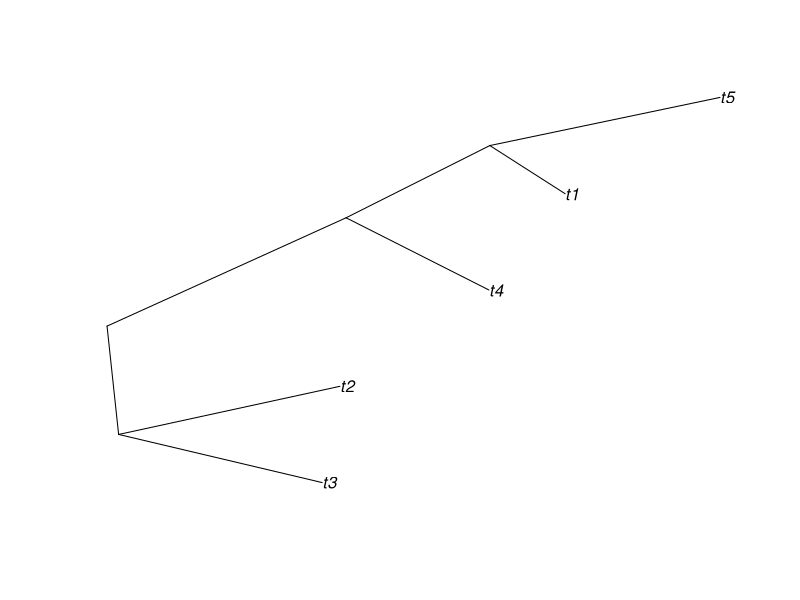
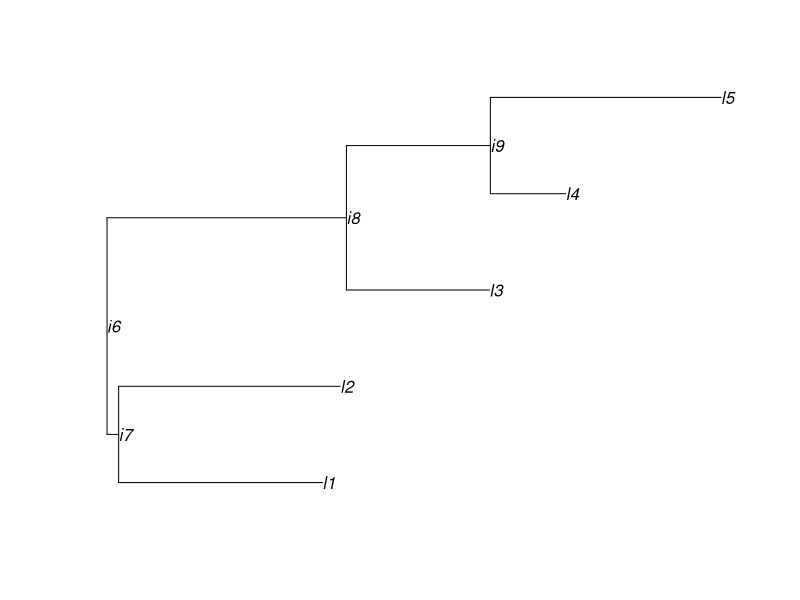
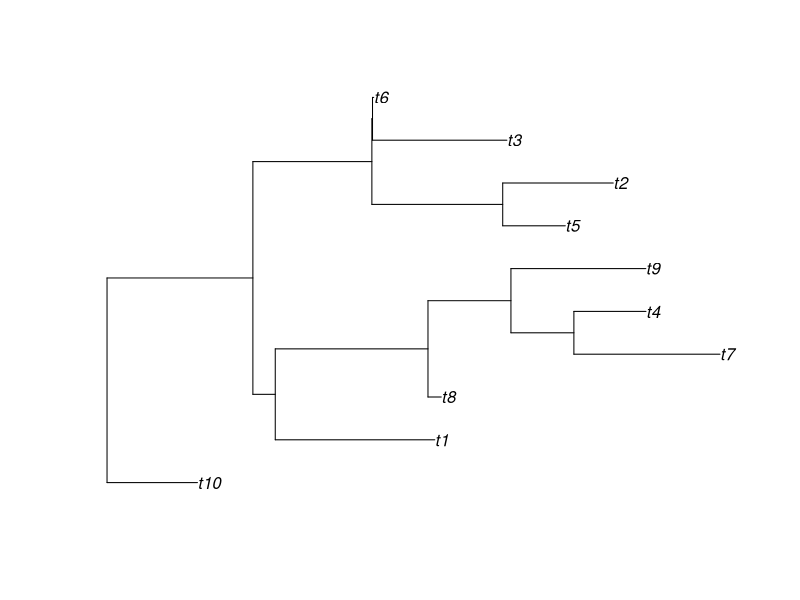
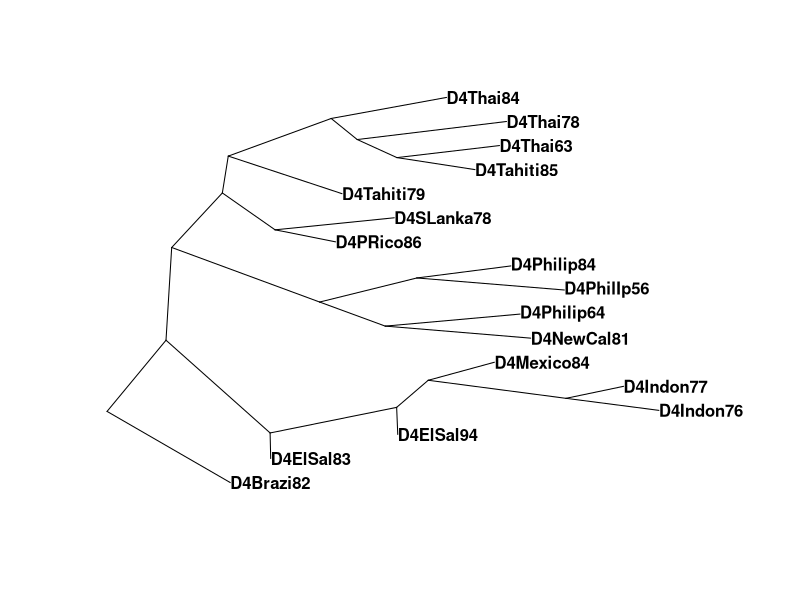
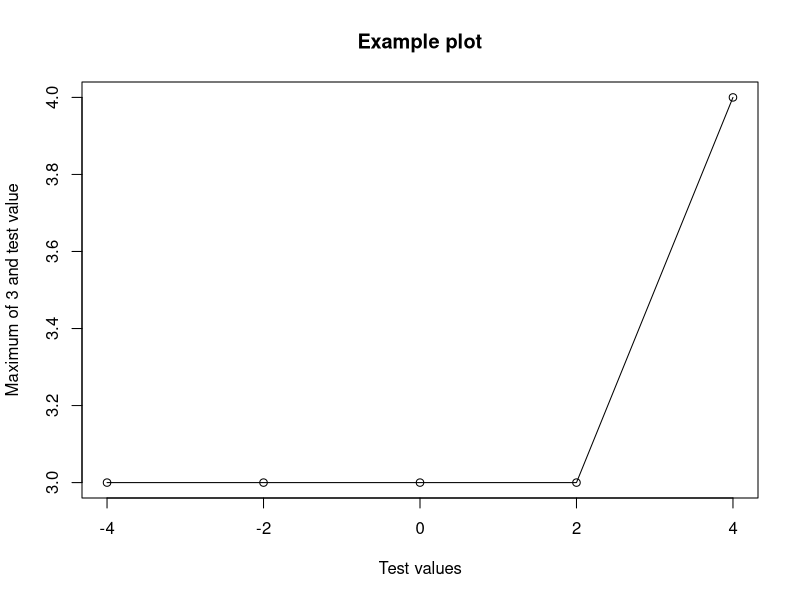

The R script that drew these images, in order: (Note: this script raises an error after producing the figures.)
#-------------------------------------------------------------------------------
################################################################################
#                             ViroInf Workshop
################################################################################
#-------------------------------------------------------------------------------
# Tutorial on various tree reconstruction methods using R
# by Sophie Kersting
# Wednesday, 5th October, 2022
################################################################################
#-------------------------------------------------------------------------------
# 1) Introduction to R
#-------------------------------------------------------------------------------
################################################################################

# Create your own directory for the tutorial and copy all R scripts!
# Now, you can set your working directory there (edit the example path).
setwd("C:\\Users\\Sophie\\Desktop\\ViroInfTutorial")
# Useful shortcuts to remember:
# Execute next command:   Ctrl+Enter (Windows/Linux)  Cmd+Return (Mac)
# Create "<-" symbol:     Alt+- (Windows/Linux)       Option+- (Mac)
# Show help for marked function: F1
# Show code of marked function: F2
# use the command 'dev.off()' to reset the plot settings

################################################################################
# a) Variables and first functions
# ----- all variables are defined with the "<-" symbol
a <- 2      
b <- "hello"
c3_Po <- 5.7*sqrt(12)
a+c3_Po
# ----- we can create vectors with c(element1, element2, ...)
my_vec <- c("hello", "HI", "high", "virus") 
rep_vec <- rep(c("Group A", "Group B"), 10)
num_vec <- 21:36
c(my_vec, rep_vec)
num_vec[3]
my_vec[1:2]
my_vec[c(4,3,1,2)]
length(my_vec)
# ----- these are some functions to deal with strings
grep(pattern = "i", my_vec, ignore.case = TRUE)
grepl(pattern = "i", my_vec)
paste("hello","hi", sep = " ")
paste0("hello","hi")
paste(my_vec, collapse = "', '")

#_______________________________________________________________________________
# Task: Experiment with the variables. For example, try...
# 1.) creating a vector containing strings and numbers,
test <- c(2, 3, -4, "test")
# 2.) filtering all of the following labels of dna sequences to get the ones 
# from the philippines,
LABS <- c('D4Brazi82', 'D4ElSal83', 'D4ElSal94', 'D4Indon76', 'D4Indon77', 
            'D4Mexico84', 'D4NewCal81', 'D4Philip64', 'D4PhilIp56', 
            'D4Philip84', 'D4PRico86', 'D4SLanka78', 'D4Tahiti79', 
            'D4Tahiti85', 'D4Thai63', 'D4Thai78', 'D4Thai84')
# 3.) accessing the last two elements of the LABS vector,
# 4.) and creating a variable containing the path to the dengue data set.
#_______________________________________________________________________________

################################################################################
# b) Trees and lists (format "phylo")
# the ape package can give us a random tree (generated with Yule process)
mytree <- ape::rtree(n=5, rooted = TRUE)
mytree2 <-  ape::rtree(n=10, rooted = TRUE)
ape::plot.phylo(mytree, type = "cladogram")
# access the parts of the tree:
mytree$edge
mytree$tip.label
mytree$Nnode
mytree$edge.length
# plot the tree
mytree$tip.label <- c("l1","l2","l3","l4","l5")
mytree$node.label <- c("i6","i7","i8","i9")
ape::plot.phylo(mytree, show.node.label = TRUE)
# lists of trees
moretrees <- list(firsttree = ape::rtree(n=3, rooted = T), 
                  secondtree = ape::rtree(n=4, rooted = T),
                  thirdtree = ape::rtree(n=16, rooted = T))
attr(moretrees, "class") <- "multiPhylo"
moretrees$firsttree
moretrees[[2]]
#_______________________________________________________________________________
# Task: Experiment with trees and lists. For example, try...
# 1.) experimenting with different numbers of leaves.
# 2.) setting rooted=FALSE and observing the difference 
# (plot with type="unrooted", "fan" or "radial).
# 3.) plotting the next tree (MYTREE) as a cladogram with half of the labels 
# colored in red, the other half in blue, larger text size and bold letters
# (-> consult the help page for more information on such options).
set.seed(42); MYTREE <- ape::rtree(n=10, rooted = T)
ape::plot.phylo(MYTREE)
#_______________________________________________________________________________


################################################################################
# c) Functions, if-else
# ------ Functions and if-else
if(3>4){ 
  print("hello")
}else{
  print("bye")
}
# ------ Functions (and if-else)
myMaxFunction <- function(x,y){
  if(x>y){
    # swap x and y
    temp <- y
    y <- x
    x <- temp
  } 
  return(y)
}
myMaxFunction(3,5); myMaxFunction(3,-5); myMaxFunction(1,2)

myGreatFunction <- function(how_often, strings, add_star){
  if(add_star){
    print(paste(strings, collapse = " * "))
  } else {
    print(rep(strings[1], how_often))
  }
}
myGreatFunction(3, c("hello", "hi", "virus"), TRUE)
myGreatFunction(strings = c("hello", "hi", "virus"), add_star = FALSE, 
                how_often = 3)
# ----- For-loops
for(i in c(-2,1,-4,5)){
    print(i)
}
for(i in 1:5){
  if(myMaxFunction(3,i)!=max(3,i)){
    print(paste("Oh no! Functions do not agree for i =",i))
  }
}
#_______________________________________________________________________________
# Task: Experiment with all of this. For example, try:
# 1.) Modify the For-Loop such that the error message is triggered.
# 2.) Create a function that receives a vector of strings, a vector of patterns 
# and a vector of color names as input.
# The function should create a vector of color names as long as the vector of
# strings. If the i-th string does not contain any pattern it gets color black,
# if it contains the first pattern it gets the first color, etc.
# Example: c("T","C","A","T") with pattern c("A","C") and colors 
# c("red", "blue") the function should yield c("black","blue","red","black")
myColsStrings <- function(strings, patterns, cols){
  #insert your code here
}
# 3.) Test it with the labels we already used in part a):
LABS <- c('D4Brazi82', 'D4ElSal83', 'D4ElSal94', 'D4Indon76', 'D4Indon77', 
          'D4Mexico84', 'D4NewCal81', 'D4Philip64', 'D4PhilIp56', 
          'D4Philip84', 'D4PRico86', 'D4SLanka78', 'D4Tahiti79', 
          'D4Tahiti85', 'D4Thai63', 'D4Thai78', 'D4Thai84')
myColsStrings(strings = LABS, patterns = c("Indon","Tahiti"), 
             cols = c("orange","green"))
set.seed(42); MYTREE <- ape::rtree(n=17, rooted = T)
MYTREE$tip.label <- LABS
ape::plot.phylo(MYTREE, type = "cladogram", 
                tip.color = myColsStrings(strings = MYTREE$tip.label, 
                                          patterns = c("Indon","Tahiti"), 
                                          cols = c("orange","green")), 
                font = 2, cex=1)
#_______________________________________________________________________________


################################################################################
# d) For-loops, the sapply function and a little bit of plotting with R
# ------ For-loops and the sapply function
# let's test our first function from part c) for 5 values:
myresults1 <- NULL
myvalues <- c(-4,-2,0,2,4)
for(myindex in 1:5){
  myresults1[myindex] <- myMaxFunction(3,myvalues[myindex])
}
myresults1
# let's do something similar with the sapply function
myresults2 <- sapply(c(-4,-2,0,2,4), FUN = function(x){myMaxFunction(3,x)})
myresults2
myresults1==myresults2
# ----- simple plot
plot(x=myvalues, y=myresults2, main="Example plot", xlab="Test values", 
     ylab="Maximum of 3 and test value")
lines(x=myvalues, y=myresults2)
#_______________________________________________________________________________
# Task: Experiment with all of this. For example, try:
# 1.) Use lapply (has the same usage as sapple but saves all results in a list)
# to create a list of 100 Yule trees with n=15 leaves using the ape:rtree 
# function. 
Yule_trees <- NULL # replace NULL with your code
# You can access the i-th tree by Yule_trees[[i]]
# 2.) How do the label sets of the trees look like? Use sapply to extract the 
# position (index) of label "t2" of each Yule tree.  (Hint: grep function)
Yule_trees[[1]]$tip.label
position_t2 <- NULL # replace NULL with your code
# 3.) Plot the results using a bar plot/histogram. Modify the histogram so that 
# we have 15 bars, add a title and a label for the x-axis, and then use
# abline to add a horizontal line indicating where the uniform distribution is.
hist(position_t2)
abline(h=100/15)
# 4.) Is the position of "t2" random? Do the same test for 1000 trees.
#_______________________________________________________________________________


